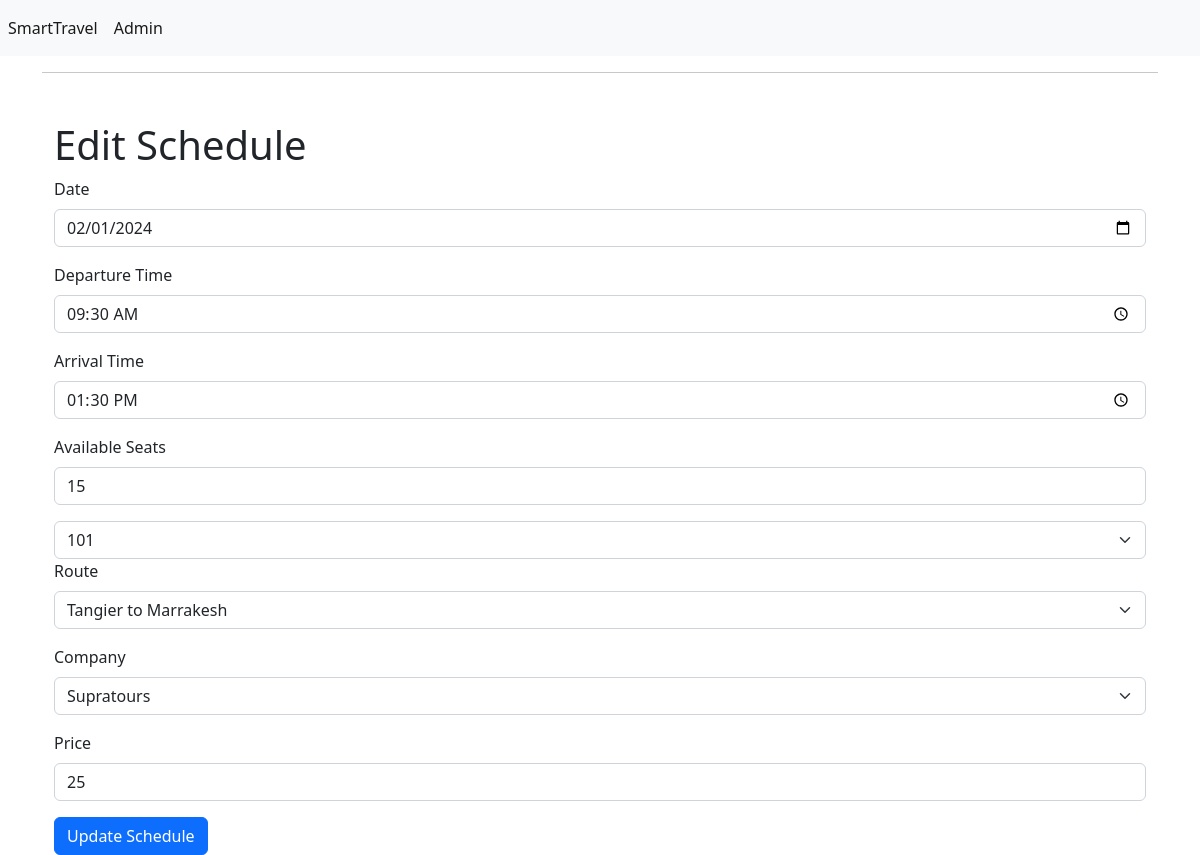
The page /index.php?action=scheduleedit&id=1 on the database its author committed.
### tables this page shows
CREATE TABLE Schedule (
    scheduleID INT PRIMARY KEY AUTO_INCREMENT,
    date DATE,
    departureTime TIME,
    arrivalTime TIME,
    availableSeats INT,
    busID INT,
    routeID INT,
    price float,
    FOREIGN KEY (busID) REFERENCES Bus(busID),
    FOREIGN KEY (routeID) REFERENCES Route(routeID)
);

CREATE TABLE Route (
    routeID INT PRIMARY KEY AUTO_INCREMENT,
    startCityID INT,
    endCityID INT,
    distance VARCHAR(255),
    duration TIME,
    FOREIGN KEY (startCityID) REFERENCES City(cityID),
    FOREIGN KEY (endCityID) REFERENCES City(cityID),
    CHECK (startCityID != endCityID)
);

CREATE TABLE City (
    cityID INT PRIMARY KEY AUTO_INCREMENT,
    cityName VARCHAR(255)
);

### app/controllers/ScheduleController.php (called while the page is built, shortened)
<?php
class ScheduleController
{
    private $scheduleDAO;
    private $busDAO;
    private $companyDAO;
    private $routeDAO;
    public function __construct()
    {
        $this->scheduleDAO = new ScheduleDAO();
        $this->busDAO = new BusDAO();
        $this->companyDAO = new CompanyDAO();
        $this->routeDAO = new RouteDAO();
    }
    public function edit($scheduleID)
    {
        $schedules = $this->scheduleDAO->getAllSchedules();
        $buses = $this->busDAO->getAllBuses();
        $companies = $this->companyDAO->getAllCompanies();
        $routes = $this->routeDAO->getAllRoutes();
        $schedule = $this->scheduleDAO->getScheduleById($scheduleID);
        include_once 'app/views/schedule/edit.php';
    }
}

### app/models/Database.php (called while the page is built)
<?php
class Database
{
    private $host = "localhost";
    private $dbname = "SmartTravel";
    private $username = "root";
    private $password = "";
    public function getConnection()
    {
        try {
            $conn = new PDO("mysql:host={$this->host};dbname={$this->dbname}", $this->username, $this->password);
            $conn->setAttribute(PDO::ATTR_ERRMODE, PDO::ERRMODE_EXCEPTION);
            return $conn;
        } catch (PDOException $e) {
            echo "Connection failed: " . $e->getMessage();
            return null;
        }
    }
}

### app/models/DatabaseDAO.php (called while the page is built, shortened)
<?php
include_once 'Database.php';
class DatabaseDAO
{
    protected $conn;
    public function __construct()
    {
        $dbConnection = new Database();
        $this->conn = $dbConnection->getConnection();
    }
    public function executeQuery($query, $params = [])
    {
        $stmt = $this->conn->prepare($query);
        $stmt->execute($params);
        return $stmt;
    }
    public function fetchAll($query, $params = [])
    {
        $stmt = $this->executeQuery($query, $params);
        return $stmt ? $stmt->fetchAll(PDO::FETCH_ASSOC) : [];
    }
    public function fetch($query, $params = [])
    {
        $stmt = $this->executeQuery($query, $params);
        return $stmt ? $stmt->fetch(PDO::FETCH_ASSOC) : null;
    }
}

### app/models/ScheduleDAO.php (called while the page is built, shortened)
<?php
include_once 'DatabaseDAO.php';
include_once 'RouteDAO.php';
include_once 'BusDAO.php';
include_once 'Schedule.php';
class ScheduleDAO extends DatabaseDAO
{
    public function getAllSchedules()
    {
        $query = "SELECT * FROM Schedule";
        $result = $this->fetchAll($query);
        $schedules = array();
        foreach ($result as $row) {
            $BusDao = new BusDao();
            $RouteDao = new RouteDao();
            $bus = $BusDao->getBusById($row['busID']);
            $route = $RouteDao->getRouteById($row['routeID']);
            $schedules[] = new Schedule($row['scheduleID'], $row['date'], $row['departureTime'], $row['arrivalTime'], $row['availableSeats'], $bus, $route, $bus->getCompany()->getCompanyID(), $row['price']);
        }
        return $schedules;
    }
    public function getScheduleById($scheduleID)
    {
        $query = "SELECT * FROM Schedule WHERE scheduleID = :scheduleID";
        $params = [':scheduleID' => $scheduleID];
        $result = $this->fetch($query, $params);
        $BusDao = new BusDao();
        $RouteDao = new RouteDao();
        $bus = $BusDao->getBusById($result['busID']);
        $route = $RouteDao->getRouteById($result['routeID']);
        return new Schedule(
            $result['scheduleID'],
            $result['date'],
            $result['departureTime'],
            $result['arrivalTime'],
            $result['availableSeats'],
            $bus,
            $route,
            isset($result['companyImage']) ? $result['companyImage'] : null,
            $result['price']
        );
    }
}

### app/models/BusDAO.php (called while the page is built, shortened)
<?php
include_once 'DatabaseDAO.php';
include_once 'Bus.php';
include_once 'CompanyDAO.php';
class BusDAO extends DatabaseDAO
{
    public function getAllBuses()
    {
        $query = "SELECT * FROM Bus";
        $buses = array();
        $result = $this->fetchAll($query);
        foreach ($result as $row) {
            $CompanyDao = new CompanyDao();
            $company = $CompanyDao->getCompanyById($row['companyID']);
            $buses[] = new Bus($row['busID'], $row['busNumber'], $row['licensePlate'], $company, $row['capacity']);
        }
        return $buses;
    }
    public function getBusById($busID)
    {
        $query = "SELECT * FROM Bus WHERE busID = :busID";
        $params = [':busID' => $busID];
        $result = $this->fetch($query, $params);
        $companyDAO = new CompanyDAO();
        $company = $companyDAO->getCompanyById($result['companyID']);
        return new Bus($result['busID'], $result['busNumber'], $result['licensePlate'], $company, $result['capacity']);
    }
}

### app/models/CompanyDAO.php (called while the page is built)
<?php
include_once 'DatabaseDAO.php';
include_once 'Company.php';
class CompanyDAO extends DatabaseDAO
{
    public function getAllCompanies()
    {
        $query = "SELECT * FROM Company";
        $companyData = $this->fetchAll($query);
        $companies = array();
        foreach ($companyData as $companyRow) {
            $companies[] = new Company($companyRow['companyID'], $companyRow['companyName'], $companyRow['companyImage']);
        }
        return $companies;
    }
    public function getCompanyById($companyID)
    {
        $query = "SELECT * FROM Company WHERE companyID = :companyID";
        $params = [':companyID' => $companyID];
        $companyData = $this->fetch($query, $params);
        if ($companyData) {
            return new Company($companyData['companyID'], $companyData['companyName'], $companyData['companyImage']);
        }
        return null;
    }
}

### app/models/RouteDAO.php (called while the page is built, shortened)
<?php
include_once 'DatabaseDAO.php';
include_once 'CityDAO.php';
include_once 'Route.php';
class RouteDAO extends DatabaseDAO
{
    public function getAllRoutes()
    {
        $query = "SELECT * FROM Route";
        $result = $this->fetchAll($query);
        $routes = array();
        foreach ($result as $row) {
            $CityDao = new CityDao();
            $startcity = $CityDao->getCityById($row['startCityID']);
            $endcity = $CityDao->getCityById($row['endCityID']);
            $routes[] = new Route($row['routeID'], $startcity, $endcity, $row['distance'], $row['duration']);
        }
        return $routes;
    }
    public function getRouteById($routeID)
    {
        $query = "SELECT * FROM Route WHERE routeID = :routeID";
        $params = [':routeID' => $routeID];
        $result = $this->fetch($query, $params);
        $CityDao = new CityDao();
        $startcity = $CityDao->getCityById($result['startCityID']);
        $endcity = $CityDao->getCityById($result['endCityID']);
        return new Route($result['routeID'], $startcity, $endcity, $result['distance'], $result['duration']);
    }
}

### app/models/CityDAO.php (called while the page is built, shortened)
<?php
include_once 'DatabaseDAO.php';
include_once 'City.php';
class CityDAO extends DatabaseDAO
{
    public function getCityById($cityID)
    {
        $query = "SELECT * FROM City WHERE cityID = :cityID";
        $params = [':cityID' => $cityID];
        $cityData = $this->fetch($query, $params);
        if ($cityData) {
            return new City($cityData['cityID'], $cityData['cityName']);
        }
        return null;
    }
}

### app/models/Schedule.php (called while the page is built, shortened)
<?php
class Schedule
{
    private $scheduleID;
    private $date;
    private $departureTime;
    private $arrivalTime;
    private $availableSeats;
    private $price;
    public function __construct($scheduleID, $date, $departureTime, $arrivalTime, $availableSeats, $bus, $route, $companyID, $price)
    {
        $this->scheduleID = $scheduleID;
        $this->date = $date;
        $this->departureTime = $departureTime;
        $this->arrivalTime = $arrivalTime;
        $this->availableSeats = $availableSeats;
        $this->price = $price;
    }
    public function getScheduleID()
    {
        return $this->scheduleID;
    }
    public function getDate()
    {
        return $this->date;
    }
    public function getDepartureTime()
    {
        return $this->departureTime;
    }
    public function getArrivalTime()
    {
        return $this->arrivalTime;
    }
    public function getAvailableSeats()
    {
        return $this->availableSeats;
    }
    public function getPrice()
    {
        return $this->price;
    }
}
?>

### app/models/Bus.php (called while the page is built, shortened)
<?php
class Bus
{
    private $busID;
    private $busNumber;
    public function __construct($busID, $busNumber, $licensePlate, $company, $capacity)
    {
        $this->busID = $busID;
        $this->busNumber = $busNumber;
    }
    public function getBusID()
    {
        return $this->busID;
    }
    public function getBusNumber()
    {
        return $this->busNumber;
    }
}

### app/models/Route.php (called while the page is built, shortened)
<?php
class Route
{
    private $routeID;
    private $startCity;
    public function __construct($routeID, $startCity, $endCity, $distance, $duration)
    {
        $this->routeID = $routeID;
        $this->startCity = $startCity;
    }
    public function getRouteID()
    {
        return $this->routeID;
    }
    public function getStartCityName()
    {
        return $this->startCity ? $this->startCity->getCityName() : 'Unknown';
    }
}

### app/models/City.php (called while the page is built, shortened)
<?php
class City
{
    private $cityName;
    public function __construct($cityID, $cityName)
    {
        $this->cityName = $cityName;
    }
    public function getCityName()
    {
        return $this->cityName;
    }
}

### app/models/Company.php (called while the page is built, shortened)
<?php
class Company
{
    private $companyID;
    private $companyName;
    public function __construct($companyID, $companyName, $companyImage)
    {
        $this->companyID = $companyID;
        $this->companyName = $companyName;
    }
    public function getCompanyID()
    {
        return $this->companyID;
    }
    public function getCompanyName()
    {
        return $this->companyName;
    }
}

### app/views/schedule/edit.php (the view, shortened to what this page needs)
<?php
$title = "Edit Schedule";
?>
<div class="container mt-5">
    <h1>
        <?= $title ?>
    </h1>
    <form method="post" action="index.php?action=scheduleupdate&id=<?= $schedule->getScheduleID() ?>">
        <div class="mb-3">
            <label for="date" class="form-label">Date</label>
            <input type="date" class="form-control" id="date" name="date"
                value="<?= htmlspecialchars($schedule->getDate()) ?>" required>
        </div>
        <div class="mb-3">
            <label for="departureTime" class="form-label">Departure Time</label>
            <input type="time" class="form-control" id="departureTime" name="departureTime"
                value="<?= htmlspecialchars($schedule->getDepartureTime()) ?>" required>
        </div>
        <div class="mb-3">
            <label for="arrivalTime" class="form-label">Arrival Time</label>
            <input type="time" class="form-control" id="arrivalTime" name="arrivalTime"
                value="<?= htmlspecialchars($schedule->getArrivalTime()) ?>" required>
        </div>
        <div class="mb-3">
            <label for="availableSeats" class="form-label">Available Seats</label>
            <input type="number" class="form-control" id="availableSeats" name="availableSeats"
                value="<?= htmlspecialchars($schedule->getAvailableSeats()) ?>" required>
        </div>
        <select class="form-select" id="bus" name="bus" required>
            <?php foreach ($buses as $bus): ?>
            <option value="<?= $bus->getBusID() ?>">
                <?= htmlspecialchars($bus->getBusNumber()) ?>
            </option>
            <?php endforeach; ?>
        </select>
        <div class="mb-3">
            <label for="route" class="form-label">Route</label>
            <select class="form-select" id="route" name="route" required>
                <?php foreach ($routes as $route): ?>
                <option value="<?= $route->getRouteID() ?>"
                    <?= ($route->getRouteID() == $schedule->getRoute()->getRouteID()) ? 'selected' : '' ?>>
                    <?= htmlspecialchars($route->getStartCityName()) ?> to
                </option>
                <?php endforeach; ?>
            </select>
        </div>
        <div class="mb-3">
            <label for="company" class="form-label">Company</label>
            <select class="form-select" id="company" name="company" required>
                <?php foreach ($companies as $company): ?>
                <option value="<?= $company->getCompanyID() ?>"
                    <?= ($company->getCompanyID() == $schedule->getCompanyID()) ? 'selected' : '' ?>>
                    <?= htmlspecialchars($company->getCompanyName()) ?>
                </option>
                <?php endforeach; ?>
            </select>
        </div>
        <div class="mb-3">
            <label for="price" class="form-label">Price</label>
            <input type="number" class="form-control" id="price" name="price"
                value="<?= htmlspecialchars($schedule->getPrice()) ?>" required>
        </div>
        <button type="submit" class="btn btn-primary">Update Schedule</button>
    </form>
</div>
<?php include_once 'app/views/include/layout.php'; ?>

### rows shown on the page
schedule: date "02/01/2024", departureTime "09:30:00", arrivalTime "13:30:00", availableSeats "15", price "25"
route: route "Tangier to Marrakesh"

### other values the page prints
$title "Edit Schedule"
form field bus "101"
form field company "Supratours"
